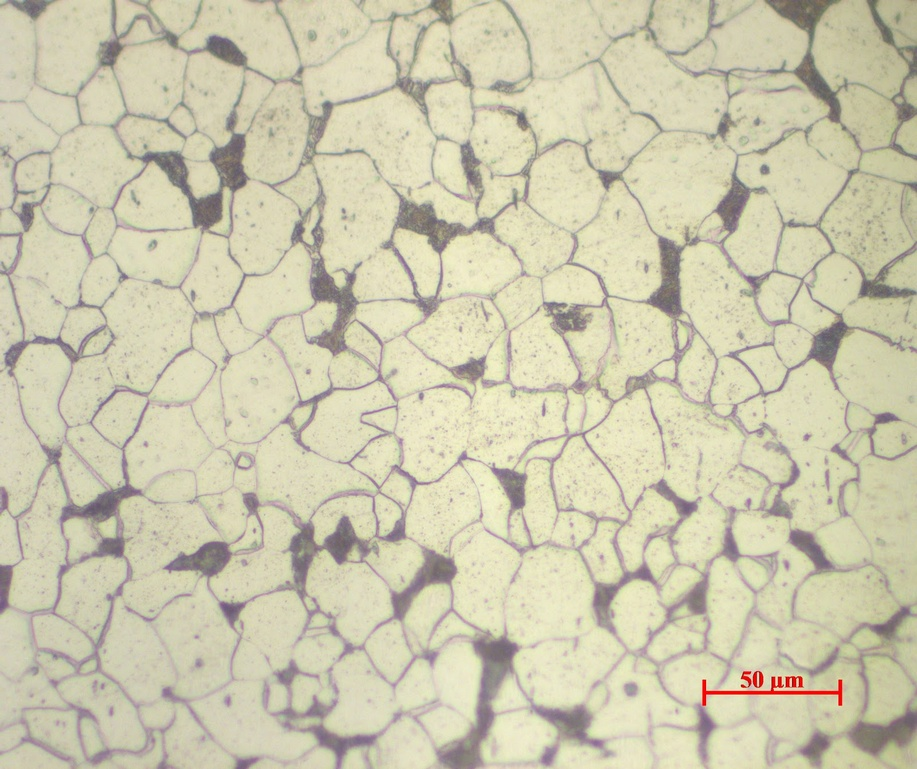
#> input picture steel.jpg, 917 x 769 px, shrunk from 1600 x 1342 before the run
$ python playground.py
#> lines starting #> are read from the running program, lines starting #| are printed output that depends on the picture
import cv2
import matplotlib.pyplot as plt
import numpy as np

#Abrindo Imagem
img = plt.imread('steel.jpg')
#> img is the input picture: shape (769, 917, 3); mean R, G, B 205.1, 201, 174.1
print(img.shape)
#| (769, 917, 3)

#Conversão de uma imagem para outro sistema de cores
img_gray = cv2.cvtColor(img,cv2.COLOR_BGR2GRAY)
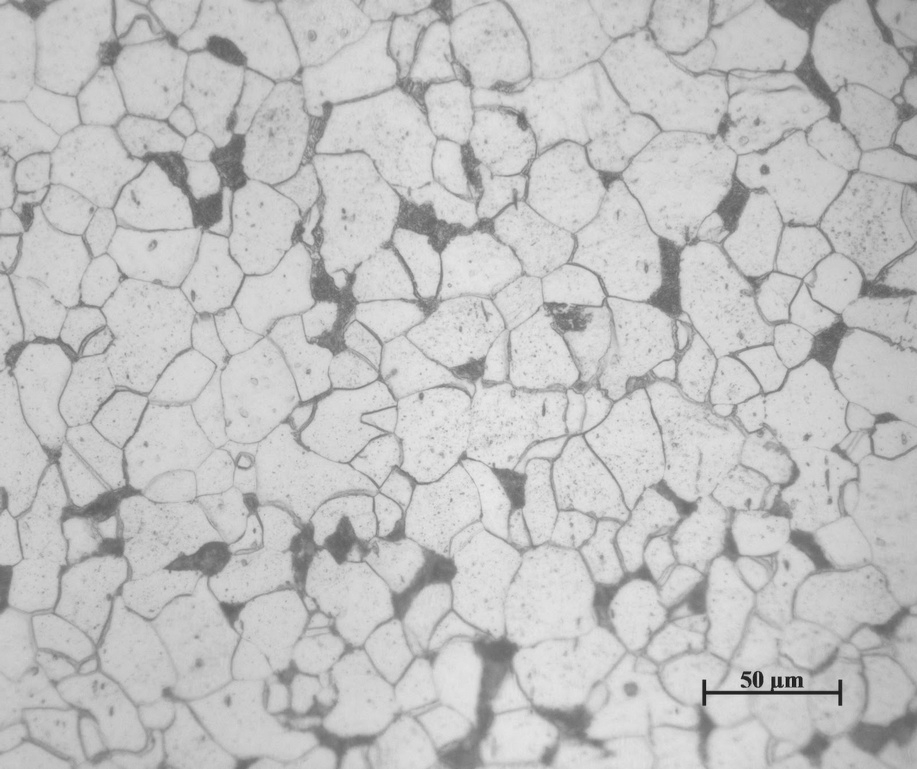
#> img_gray: shape (769, 917); min 19, max 235, mean 193.4

#Visualização de Imagem individual
plt.figure(figsize=(5,5)); plt.title("img_gray"); fig = plt.imshow(img_gray, 'gray')


print(img_gray[:10,:10])
#| [[195 196 194 191 190 182 169 162 147 137]
#|  [194 194 189 184 183 174 162 153 148 140]
#|  [190 190 185 178 173 163 152 147 146 142]
#|  [175 175 171 162 157 153 151 153 157 156]
#|  [157 155 151 148 146 152 161 167 174 171]
#|  [151 151 152 154 159 166 173 175 181 179]
#|  [160 162 168 173 174 178 181 179 187 188]
#|  [170 172 178 179 176 178 182 183 187 191]
#|  [182 182 185 185 179 181 189 192 192 194]
#|  [189 188 191 191 188 190 195 196 199 198]]
img_gray = img_gray[:10, :10]

def integral(img_gray):
    x, y = img_gray.shape
    img_integral = np.zeros((y,x), dtype=np.uint64)

    for iy in range(0,y):
        for ix in range(0,x):
            if   iy==0 and ix==0:
                img_integral[0,0] = img_gray[0,0]
            elif iy==0:
                img_integral[0,ix] = img_integral[0,ix-1] + img_gray[0,ix]
            elif ix==0:
                img_integral[iy,0] = img_integral[iy-1,0] + img_gray[iy,0]
            else:
                img_integral[iy,ix] = img_gray[iy,ix] - \
                    img_integral[iy-1,ix-1] + \
                    img_integral[iy  ,ix-1] + \
                    img_integral[iy-1,ix  ]

    return img_integral

def sum_integral(img_integral, start, end):
    sy, sx = start
    ey, ex = end

    result  = img_integral[sy-1,sx-1]
    result -= img_integral[sy-1,ex-1]
    result -= img_integral[ey-1,sx-1]
    result += img_integral[ey-1,ex-1]

    #result = img_integral[sy-1,sx-1] - \
    #    img_integral[sy-1,ex  ] - \
    #    img_integral[ey  ,sx-1] + \
    #    img_integral[ey  ,ex  ]

    return result

img_gray = np.ones((10,10), dtype=np.uint8)

img_integral2 = integral(img_gray)

print(img_gray)
print(img_integral2)

print(img_gray.dtype, img_gray.shape)
print(img_integral2.dtype, img_integral2.shape)

start = (3,3)
end = (6,6)
print(np.sum(img_gray[ start[0]:end[0], start[1]:end[1] ]))
print(sum_integral(img_integral2, start, end))
